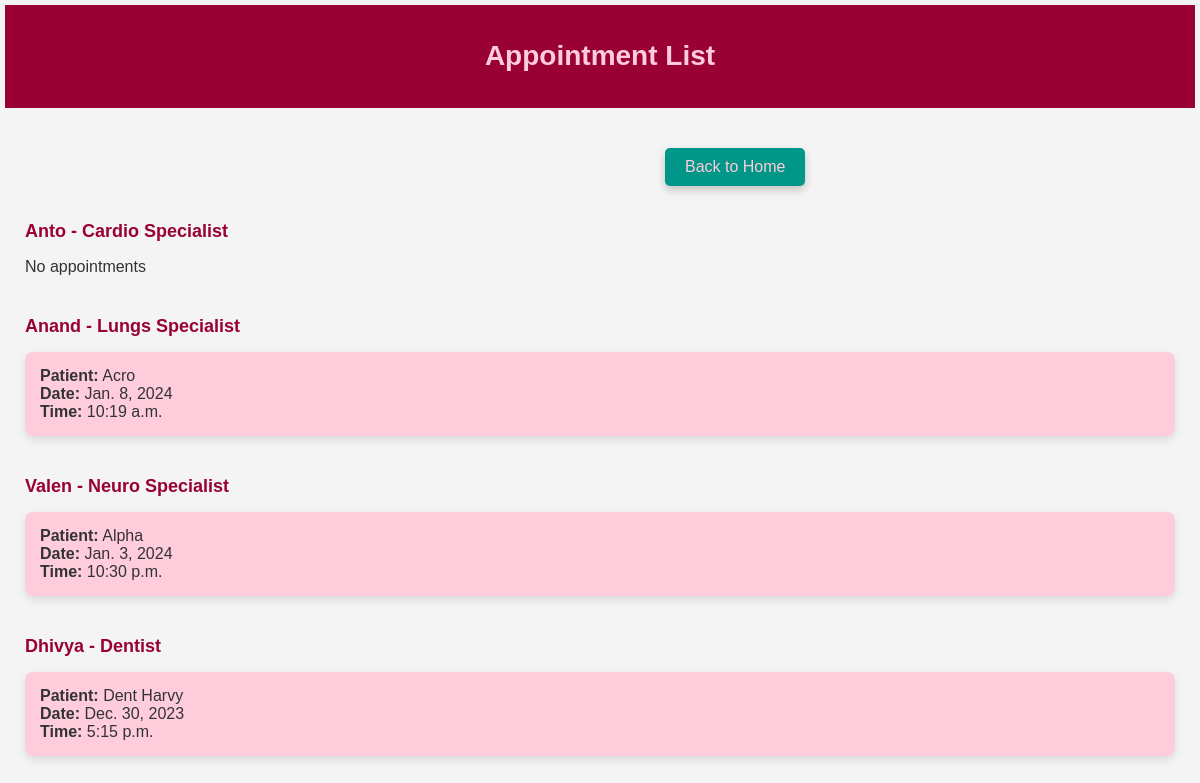
Page /appointment-list/ on the committed database.
### med/models.py (models this page shows, shortened)
class Doctor(models.Model):
    username = models.CharField(default='unique_default_value', max_length=50, unique=True)
    password = models.CharField(default='t1o2u3r4', max_length=50)
    name = models.CharField(max_length=100)
    specialty = models.CharField(max_length=100)

class Appointment(models.Model):
    doctor = models.ForeignKey(Doctor, on_delete=models.CASCADE)
    patient = models.ForeignKey(Patient, on_delete=models.CASCADE)
    date = models.DateField()
    time = models.TimeField()

class Patient(models.Model):
    name = models.CharField(max_length=100)
    age = models.IntegerField()
    email = models.EmailField()
    doctor = models.ForeignKey(Doctor, on_delete=models.CASCADE, default=None)

### med/views.py (the view)
# urls.py: path('appointment-list/', appointment_list, name='appointment_list'),
def appointment_list(request):
    doctors = Doctor.objects.all()
    doctor_appointments = {doctor: [] for doctor in doctors}
    appointments = Appointment.objects.select_related('doctor', 'patient').all()
    for appointment in appointments:
        doctor_appointments[appointment.doctor].append(appointment)
    return render(request, 'appointment_list.html', {'doctor_appointments': doctor_appointments})

### med/templates/appointment_list.html (shortened to what this page needs)
<!DOCTYPE html>
<html lang="en">
<head>
</head>
<body>
    <header>
        <h1>Appointment List</h1>
    </header>
    <main>
        <a href="{% url 'home' %}" class="back-button">Back to Home</a>
        {% for doctor, appointments in doctor_appointments.items %}
            <section>
                <h2>{{ doctor.name }} - {{ doctor.specialty }}</h2>
                {% if appointments %}
                    <ul>
                        {% for appointment in appointments %}
                            <li>
                                <strong>Patient:</strong> {{ appointment.patient.name }}<br>
                                <strong>Date:</strong> {{ appointment.date }}<br>
                                <strong>Time:</strong> {{ appointment.time }}
                            </li>
                        {% endfor %}
                    </ul>
                {% else %}
                    <p>No appointments</p>
                {% endif %}
            </section>
        {% endfor %}
    </main>
</body>
</html>

### med/templates/appointment_list.html (style rules this page uses)
body { font-family: 'Arial', sans-serif; background-color: #f4f4f4; color: #333; margin: 5px; padding: 0; }
header { background-color: #990033; color: #fff; padding: 1rem; text-align: center; }
h1 { margin-bottom: 20px; font-size: 28px; color: #ffccdc; }
main { padding: 20px; }
section { margin-bottom: 40px; }
h2 { margin-bottom: 15px; font-size: 18px; color: #990033; font-family:'Arial', sans-serif; }
ul { list-style-type: none; padding: 0; margin: 0; }
li { margin-bottom: 20px; background-color: #ffccdc; padding: 15px; border-radius: 8px; box-shadow: 0 4px 8px rgba(0, 0, 0, 0.1); transition: transform 0.3s ease-in-out; }
li:last-child { margin-bottom: 0; }
.back-button { background-color: #009688; color: #ffccdc; padding: 10px 20px; border: none; border-radius: 5px; cursor: pointer; text-decoration: none; display: inline-block; margin-top: 20px; margin-bottom: 20px; margin-left: 640px; font-size: 1em; transition: background-color 0.3s ease-in-out; box-shadow: 0 4px 8px rgba(0, 0, 0, 0.2); }

### rows in the picture
Doctor: name "Anto", specialty "Cardio Specialist", shows "No appointments"
Doctor: name "Anand", specialty "Lungs Specialist"
Appointment: patient.name "Acro", date "Jan. 8, 2024", time "10:19 a.m."
Doctor: name "Valen", specialty "Neuro Specialist"
Appointment: patient.name "Alpha", date "Jan. 3, 2024", time "10:30 p.m."
Doctor: name "Dhivya", specialty "Dentist"
Appointment: patient.name "Dent Harvy", date "Dec. 30, 2023", time "5:15 p.m."
